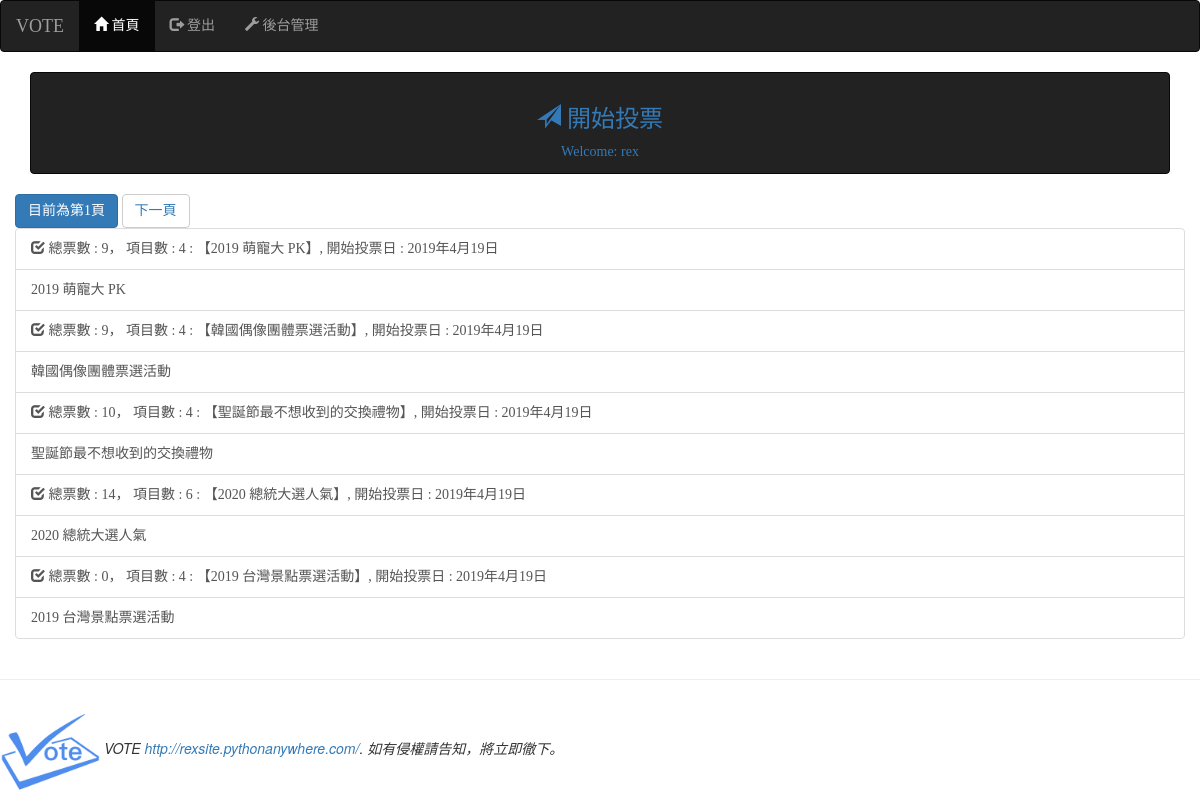
The app's page / (signed in) with its own data.
### mysite/models.py (models this page shows, shortened)
class Poll(models.Model):
    name = models.CharField(max_length = 200, null = False)
    created_at = models.DateField(auto_now_add = True)
    enabled = models.BooleanField(default = False)

class PollItem(models.Model):
    poll = models.ForeignKey(Poll, on_delete = models.CASCADE)
    name = models.CharField(max_length = 200, null = False)
    image_url = models.CharField(max_length = 200, null = True, blank = True)
    created_at = models.DateField(auto_now_add = True)
    vote = models.PositiveIntegerField(default = 0)

### mysite/views.py (the view)
# urls.py: path('', views.index),
def index(request):
    all_polls = Poll.objects.all().order_by('-created_at')
    paginator = Paginator(all_polls, 5)
    p = request.GET.get('p')
    try:
        polls = paginator.page(p)
    except PageNotAnInteger:
        polls = paginator.page(1)
    except EmptyPage:
        polls = paginator.page(paginator.num_pages)
    return render(request, 'index.html', locals())

### mysite/templatetags/VoteSite_extras.py (called while the page is built)
@register.filter(name='show_items')
def show_items(value):
    try:
        poll = models.Poll.objects.get(id=int(value))
        items = models.PollItem.objects.filter(poll=poll).count()
    except:
        items = 0
    return items

@register.filter(name='show_votes')
def show_votes(value):
    try:
        poll = models.Poll.objects.get(id=int(value))
        votes = 0
        pollitems = models.PollItem.objects.filter(poll=poll)
        for pollitem in pollitems:
            votes = votes+pollitem.vote
    except:
        votes = 0
    return votes

### mysite/templates/index.html (shortened to what this page needs)
{% extends 'base.html' %}
{% block content %}
<div class='container'>
<nav class='navbar navbar-inverse'>
    <div class='col-md-12'>
            <div class='panel-heading' align=center>
                <a href='/'><h3><span class='glyphicon glyphicon-send'></span> 開始投票 </h3></a>
                {% if user.is_authenticated %}
                    {% if user.socialaccount_set.all.0.extra_data.name %}
                        <img src='{{user.socialaccount_set.all.0.get_avatar_url}}' width='100'><br/><br/>
                        <a href='/'>【{{user.socialaccount_set.all.0.extra_data.name}}】</a>
                    {% else %}
                        <a href='/'> Welcome: {{ user.username }}</a>
                    {% endif %}
                {% else %}
                    <a href='/accounts/login/'><p>歡迎使用Facebook註冊/登入你的帳號，以擁有投票的權力</p></a>
                {% endif %}
            </div>
    </div>
</nav>
<div class='row'>
        <button class='btn btn-primary'>
            目前為第{{ polls.number }}頁</a>
        </button>
    {% if polls.has_next %}
        <button class='btn btn-default'>
            <a href='?p={{ polls.next_page_number }}'>下一頁</a>
        </button>
    {% endif %}
</div>
<div class='row'>
{% load account %}
{% load VoteSite_extras %}
{% for poll in polls %}
    {% if forloop.first %}
        <div class='list-group'>
    {% endif %}
        <a href='{% url "poll-url" poll.id %}' class='list-group-item'>
            <span class='glyphicon glyphicon-check'></span>
            總票數 : {{ poll.id | show_votes }}，
            項目數 : {{ poll.id | show_items }} :
            【{{ poll.name }}】, 開始投票日 : {{poll.created_at}}
        </a>
            {% if user.is_authenticated %}
                <a href='{% url "poll-url" poll.id %}' class='list-group-item'>{{ poll.name }}</a>
            {% else %}
                <a href='#' class='list-group-item' title='需登入後才可前往投票'>{{ poll.name }}</a>
            {% endif %}
    {% if forloop.last %}
        </div>
    {% endif %}
{% empty %}
    <center><h3>目前沒有活躍中的投票項目</h3></center>
{% endfor %}
</div>
</div>
{% endblock %}

### mysite/templates/base.html (style rules this page uses)
h1, h2, h3, h4, h5, p, div { font-family: 微軟正黑體; }

### records on screen
Poll: id|show_votes "9", id|show_items "4", name "2019 萌寵大 PK", created_at "2019年4月19日"
Poll: id|show_votes "9", id|show_items "4", name "韓國偶像團體票選活動", created_at "2019年4月19日"
Poll: id|show_votes "10", id|show_items "4", name "聖誕節最不想收到的交換禮物", created_at "2019年4月19日"
Poll: id|show_votes "14", id|show_items "6", name "2020 總統大選人氣", created_at "2019年4月19日"
Poll: id|show_votes "0", id|show_items "4", name "2019 台灣景點票選活動", created_at "2019年4月19日"

### other values on screen
{{ user.username }} "rex"
{{ polls.number }} "1"
